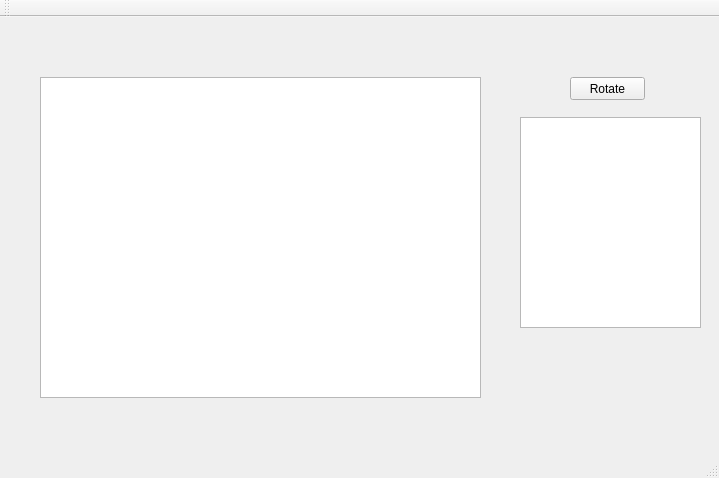
<?xml version="1.0" encoding="UTF-8"?>
<ui version="4.0">
 <class>MainWindow</class>
 <widget class="QMainWindow" name="MainWindow">
  <property name="geometry">
   <rect>
    <x>0</x>
    <y>0</y>
    <width>719</width>
    <height>478</height>
   </rect>
  </property>
  <property name="windowTitle">
   <string>MainWindow</string>
  </property>
  <widget class="QWidget" name="centralWidget">
   <widget class="QGraphicsView" name="graphicsView">
    <property name="geometry">
     <rect>
      <x>40</x>
      <y>60</y>
      <width>441</width>
      <height>321</height>
     </rect>
    </property>
   </widget>
   <widget class="QPushButton" name="bttn_Rotate">
    <property name="geometry">
     <rect>
      <x>570</x>
      <y>60</y>
      <width>75</width>
      <height>23</height>
     </rect>
    </property>
    <property name="text">
     <string>Rotate</string>
    </property>
   </widget>
   <widget class="QTextBrowser" name="textBrowser">
    <property name="geometry">
     <rect>
      <x>520</x>
      <y>100</y>
      <width>181</width>
      <height>211</height>
     </rect>
    </property>
   </widget>
  </widget>
  <widget class="QMenuBar" name="menuBar">
   <property name="geometry">
    <rect>
     <x>0</x>
     <y>0</y>
     <width>719</width>
     <height>23</height>
    </rect>
   </property>
  </widget>
  <widget class="QToolBar" name="mainToolBar">
   <attribute name="toolBarArea">
    <enum>TopToolBarArea</enum>
   </attribute>
   <attribute name="toolBarBreak">
    <bool>false</bool>
   </attribute>
  </widget>
  <widget class="QStatusBar" name="statusBar"/>
 </widget>
 <layoutdefault spacing="6" margin="11"/>
 <resources/>
 <connections/>
</ui>
